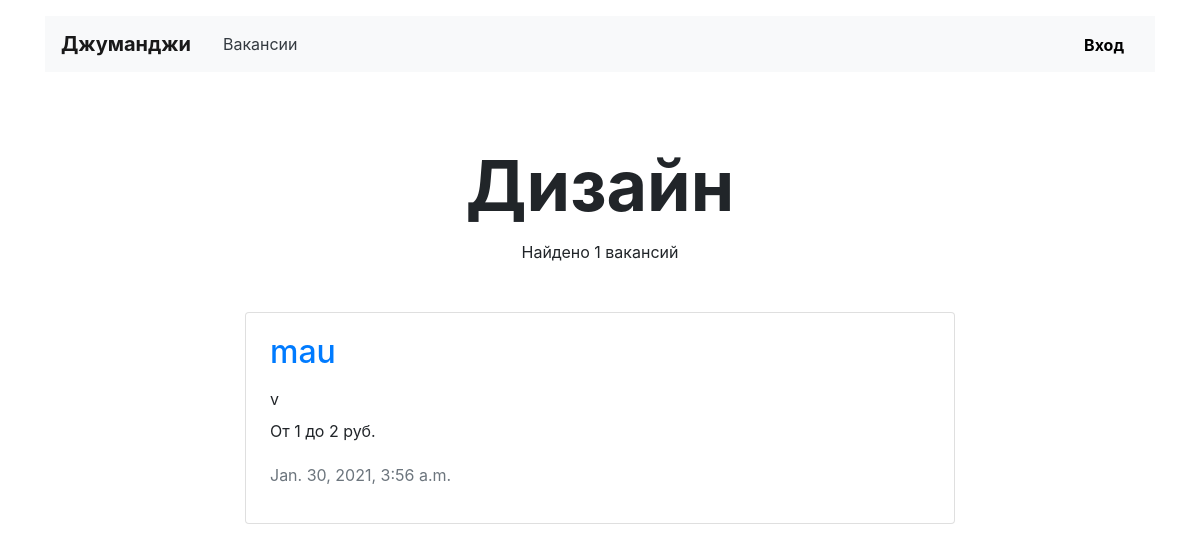
The page /vacancies/cat/design/ on the database as committed earlier.
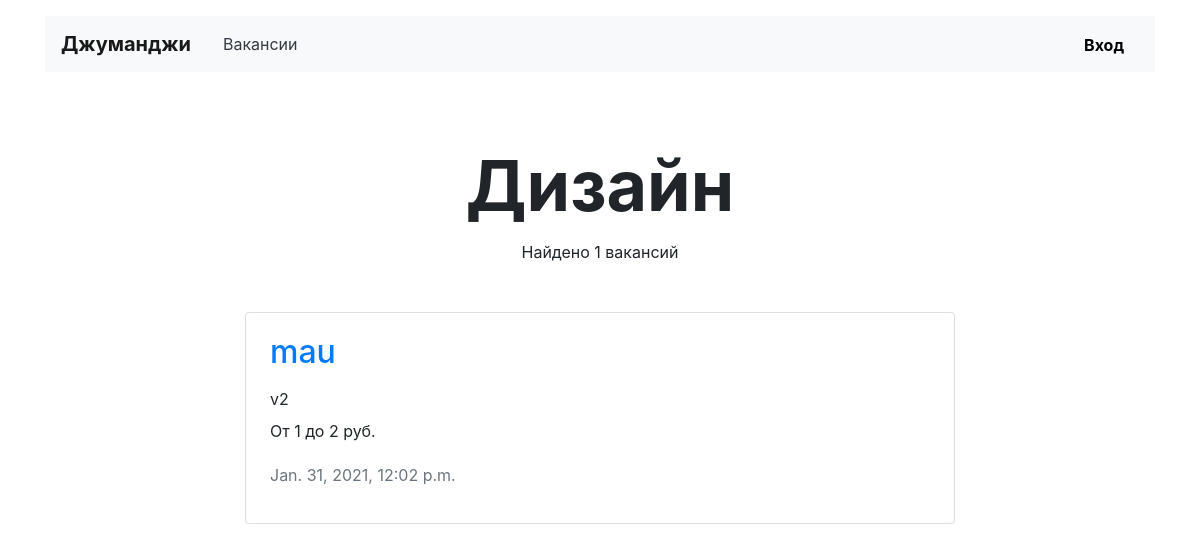
The same page on the database as committed later.
### vacancies/models.py (models this page shows, shortened)
class Vacancy(models.Model):
    title = models.CharField(max_length=120)
    specialty = models.ForeignKey(Specialty, on_delete=models.CASCADE, related_name='vacancies')
    company = models.ForeignKey(Company, on_delete=models.CASCADE, related_name='vacancies')
    skills = models.TextField()
    description = models.TextField()
    salary_from = models.IntegerField()
    salary_to = models.IntegerField()
    posted = models.DateTimeField()

### vacancies/views.py (the view)
# urls.py: path('vacancies/cat/<str:specialization_id>/', SpecializationView.as_view(), name='specialization'),
class SpecializationView(TemplateView):
    template_name = 'vacancies/specialization.html'
    def get_context_data(self, **kwargs):
        context = super(SpecializationView, self).get_context_data(**kwargs)
        specialization_id = self.kwargs['specialization_id']
        instance_of_model = get_object_or_404(Specialty, code=specialization_id)
        context['specialization'] = instance_of_model
        context['vacancies'] = instance_of_model.vacancies.all()
        context['count_of_vacancies'] = instance_of_model.vacancies.count()
        return context

### templates/vacancies/specialization.html (shortened to what this page needs)
{% extends 'vacancies/list_of_vacancies.html' %}
{% block header_container %}
    {{ specialization.title }}
{% endblock %}

### templates/vacancies/vacancy_card.html (shortened to what this page needs)
{% load static %}
<div class="row mt-4">
    <div class="col-12 col-lg-8 offset-lg-2 m-auto">
        <div class="card">
            <div class="card-body px-4">
                <div class="row">
                    <div class="col-12 col-md-8 col-lg-9">
                        <h2 class="h2 pb-2"><a
                                href="{% url 'vacancy' vacancy.id %}">{{ vacancy.title }}</a></h2>
                        <p class="mb-2">{{ vacancy.skills }}</p>
                        <p>От {{ vacancy.salary_from }} до {{ vacancy.salary_to }} руб.</p>
                        <p class="text-muted pt-1">{{ vacancy.posted }}</p>
                    </div>
                    <div class="col-12 col-md-4 col-lg-3 d-flex align-items-end">
                    </div>
                </div>
            </div>
        </div>
    </div>
</div>

Rows that differ between the two databases and show on the page:
changed Vacancy "mau": skills "v" → "v2"; posted "Jan. 30, 2021, 3:56 a.m." → "Jan. 31, 2021, 12:02 p.m."
